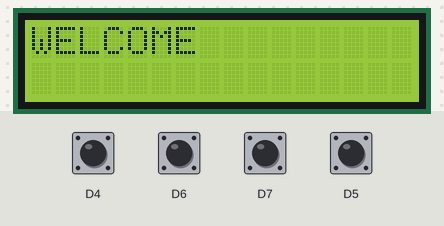
A sketch run on a simulated ESP8266 (NodeMCU). Shown: 16×2 character LCD. The inputs (shaded band) are chosen by the test bench; at power-on: D4–7 HIGH. What the sketch prints to the serial monitor is not drawn.

Above: at 5.2 s.
5.3 s: D4 pulled LOW for 0.15 s
At 6.5 s:
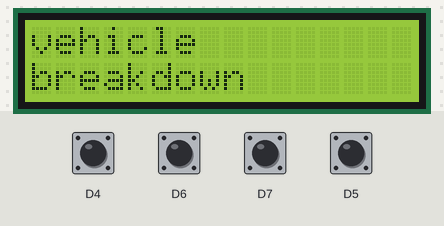
6.9 s: D6 pulled LOW for 0.15 s
At 7.7 s:
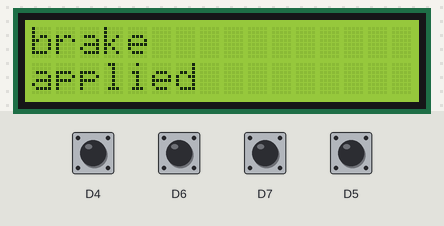
8.5 s: D7 pulled LOW for 0.15 s
At 9.0 s:
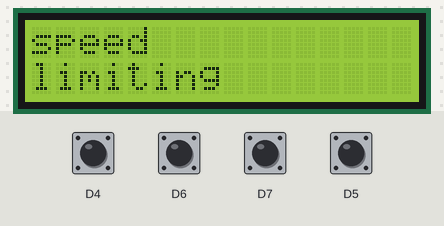
10.1 s: D5 pulled LOW for 0.15 s
At 11.3 s:
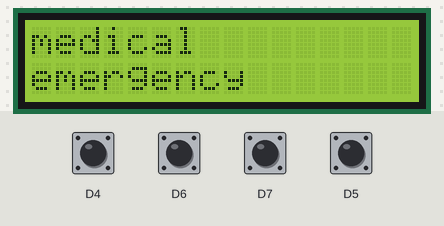
11.7 s: D4 pulled LOW for 1 s
At 12.7 s:
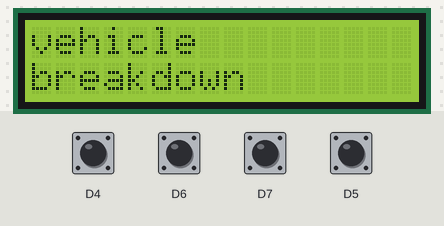
14.2 s: D6 pulled LOW for 1 s
At 14.5 s:
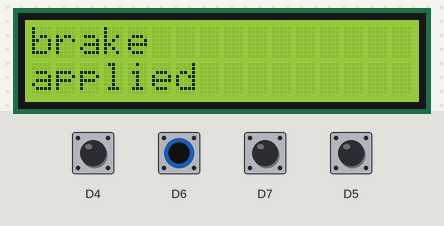
Timing chart, 0 to 17.2 s (numbered marks = the images above; inputs shaded):
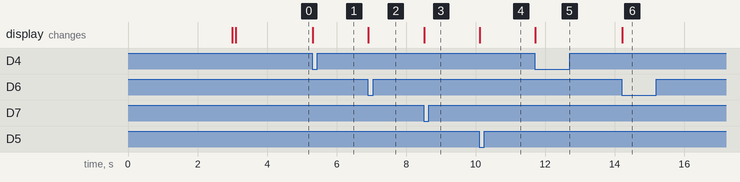

The sketch:

V2V_transmitter__.ino
```cpp
// This example shows how to connect to Cayenne using an ESP8266 and send/receive sample data.
// Make sure you install the ESP8266 Board Package via the Arduino IDE Board Manager and select the correct ESP8266 board before compiling.

//#define CAYENNE_DEBUG
//#define CAYENNE_PRINT Serial
//#include <CayenneMQTTESP8266.h>


//#include <SoftwareSerial.h>
#include <WiFiClient.h>;
#include <ThingSpeak.h>;
#include<EEPROM.h>

#include <ESP8266WiFi.h>;
#define BLYNK_PRINT Serial
#include <ESP8266WiFi.h>
#include <BlynkSimpleEsp8266.h>
#include <Wire.h>
#include <LiquidCrystal_PCF8574.h>
LiquidCrystal_PCF8574 lcd(0x27);  // set the LCD address to 0x27 for a 16 chars and 2 line display

int r=8,hb,ti;

int error,sc,bb;
int show = -1;


void setup() {
 Serial.begin(9600);
 pinMode(D4, INPUT_PULLUP);
 pinMode(D5, INPUT_PULLUP);
 pinMode(D6, INPUT_PULLUP);
 pinMode(D7, INPUT_PULLUP);

   Serial.print("welcome");
   delay(3000);
Wire.begin();
  Wire.beginTransmission(0x27);
  error = Wire.endTransmission();
  Serial.print("Error: ");
  Serial.print(error);
  if (error == 0) {
    Serial.println(": LCD found.");
    show = 0;
    lcd.begin(16, 2);  // initialize the lcd
  } else {
    Serial.println(": LCD not found.");
  }  // if

     delay(20);
 lcd.home();
 lcd.setBacklight(255);
    lcd.clear();
    lcd.print("WELCOME");
     //lcd.print(hu);
    lcd.setCursor(0, 1);
        lcd.print(" ");
delay(1000);

  }

void loop()
{
if(digitalRead(D5)==0)
{
lcd.clear();
    lcd.print("medical");
    lcd.setCursor(0, 1);
     lcd.print("emergency");
delay(1500);
Serial.println("1,0,0");
}

if(digitalRead(D6)==0)
{
lcd.clear();
    lcd.print("brake");
    lcd.setCursor(0, 1);
     lcd.print("applied");
delay(1500);
Serial.println("2,0,0");
}

if(digitalRead(D7)==0)
{
lcd.clear();
    lcd.print("speed");
    lcd.setCursor(0, 1);
     lcd.print("limiting");
delay(1500);
Serial.println("3,0,0");
}

if(digitalRead(D4)==0)
{
lcd.clear();
lcd.print("vehicle");
lcd.setCursor(0, 1);
lcd.print("breakdown");

delay(1500);
Serial.println("4,0,0");
}
}
```

Measured:
- after the input at 5.3 s, the display: changes at once (image 1)
- after the input at 6.9 s, the display: changes at once (image 2)
- after the input at 8.5 s, the display: changes at once (image 3)
- after the input at 10.1 s, the display: changes at once (image 4)
- after the input at 11.7 s, the display: changes at once (image 5)
- after the input at 14.2 s, the display: changes at once (image 6)
